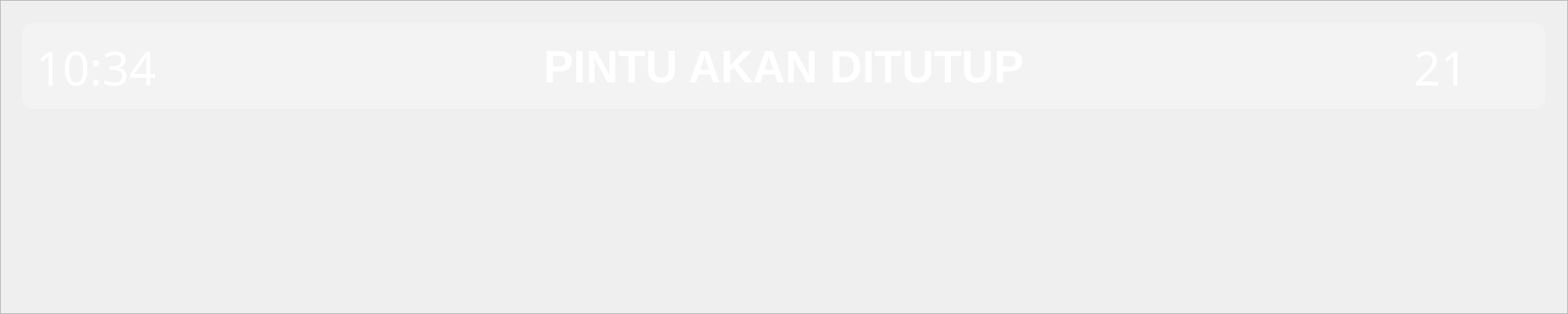
<?xml version="1.0" encoding="UTF-8"?>
<ui version="4.0">
 <class>DoorClose</class>
 <widget class="QMainWindow" name="DoorClose">
  <property name="geometry">
   <rect>
    <x>0</x>
    <y>0</y>
    <width>2000</width>
    <height>400</height>
   </rect>
  </property>
  <property name="windowTitle">
   <string>MainWindow</string>
  </property>
  <widget class="QWidget" name="centralwidget">
   <widget class="QFrame" name="door_open_frame">
    <property name="geometry">
     <rect>
      <x>0</x>
      <y>0</y>
      <width>2000</width>
      <height>400</height>
     </rect>
    </property>
    <property name="frameShape">
     <enum>QFrame::StyledPanel</enum>
    </property>
    <property name="frameShadow">
     <enum>QFrame::Raised</enum>
    </property>
    <widget class="QLabel" name="bg_image">
     <property name="geometry">
      <rect>
       <x>0</x>
       <y>0</y>
       <width>2000</width>
       <height>400</height>
      </rect>
     </property>
     <property name="text">
      <string/>
     </property>
     <property name="pixmap">
      <pixmap resource="../image/images.qrc">:/images/BG Door Close.png</pixmap>
     </property>
     <property name="scaledContents">
      <bool>false</bool>
     </property>
     <property name="alignment">
      <set>Qt::AlignCenter</set>
     </property>
    </widget>
    <widget class="QLabel" name="bg_header">
     <property name="geometry">
      <rect>
       <x>28</x>
       <y>29</y>
       <width>1943</width>
       <height>110</height>
      </rect>
     </property>
     <property name="styleSheet">
      <string notr="true">background-color: rgba(255, 255, 255, 63.75);
border-radius: 15px</string>
     </property>
     <property name="text">
      <string/>
     </property>
    </widget>
    <widget class="QLabel" name="clock_value">
     <property name="geometry">
      <rect>
       <x>20</x>
       <y>32</y>
       <width>205</width>
       <height>107</height>
      </rect>
     </property>
     <property name="font">
      <font>
       <family>Haettenschweiler</family>
       <pointsize>45</pointsize>
       <weight>50</weight>
       <italic>false</italic>
       <bold>false</bold>
       <underline>false</underline>
       <kerning>true</kerning>
      </font>
     </property>
     <property name="styleSheet">
      <string notr="true">color: rgb(255, 255, 255);</string>
     </property>
     <property name="text">
      <string>10:34</string>
     </property>
     <property name="alignment">
      <set>Qt::AlignCenter</set>
     </property>
    </widget>
    <widget class="QLabel" name="temperature_value">
     <property name="geometry">
      <rect>
       <x>1769</x>
       <y>32</y>
       <width>103</width>
       <height>107</height>
      </rect>
     </property>
     <property name="font">
      <font>
       <family>Haettenschweiler</family>
       <pointsize>45</pointsize>
       <weight>50</weight>
       <italic>false</italic>
       <bold>false</bold>
       <underline>false</underline>
       <kerning>true</kerning>
      </font>
     </property>
     <property name="styleSheet">
      <string notr="true">color: rgb(255, 255, 255);</string>
     </property>
     <property name="text">
      <string>21</string>
     </property>
     <property name="alignment">
      <set>Qt::AlignRight|Qt::AlignTrailing|Qt::AlignVCenter</set>
     </property>
    </widget>
    <widget class="QLabel" name="temperature_celcius">
     <property name="geometry">
      <rect>
       <x>1873</x>
       <y>32</y>
       <width>81</width>
       <height>107</height>
      </rect>
     </property>
     <property name="font">
      <font>
       <family>Haettenschweiler</family>
       <pointsize>55</pointsize>
       <weight>50</weight>
       <italic>false</italic>
       <bold>false</bold>
       <underline>false</underline>
       <kerning>true</kerning>
      </font>
     </property>
     <property name="styleSheet">
      <string notr="true">color: rgb(255, 255, 255);</string>
     </property>
     <property name="text">
      <string/>
     </property>
     <property name="pixmap">
      <pixmap resource="../image/images.qrc">:/images/℃.png</pixmap>
     </property>
     <property name="scaledContents">
      <bool>false</bool>
     </property>
     <property name="alignment">
      <set>Qt::AlignCenter</set>
     </property>
    </widget>
    <widget class="QLabel" name="door_open_value">
     <property name="geometry">
      <rect>
       <x>648</x>
       <y>32</y>
       <width>703</width>
       <height>107</height>
      </rect>
     </property>
     <property name="font">
      <font>
       <family>Tahoma</family>
       <pointsize>43</pointsize>
       <weight>75</weight>
       <bold>true</bold>
      </font>
     </property>
     <property name="styleSheet">
      <string notr="true">color: rgb(255, 255, 255);</string>
     </property>
     <property name="text">
      <string>PINTU AKAN DITUTUP</string>
     </property>
     <property name="alignment">
      <set>Qt::AlignCenter</set>
     </property>
    </widget>
    <widget class="QLabel" name="door_open_logo">
     <property name="geometry">
      <rect>
       <x>879</x>
       <y>210</y>
       <width>241</width>
       <height>124</height>
      </rect>
     </property>
     <property name="text">
      <string/>
     </property>
     <property name="pixmap">
      <pixmap resource="../image/images.qrc">:/images/Door Close.png</pixmap>
     </property>
     <property name="alignment">
      <set>Qt::AlignCenter</set>
     </property>
    </widget>
    <widget class="QLabel" name="right_arrow_logo">
     <property name="geometry">
      <rect>
       <x>523</x>
       <y>213</y>
       <width>151</width>
       <height>141</height>
      </rect>
     </property>
     <property name="text">
      <string/>
     </property>
     <property name="pixmap">
      <pixmap resource="../image/images.qrc">:/images/Arrow  Door Right.png</pixmap>
     </property>
    </widget>
    <widget class="QLabel" name="left_arrow_logo">
     <property name="geometry">
      <rect>
       <x>1353</x>
       <y>213</y>
       <width>151</width>
       <height>141</height>
      </rect>
     </property>
     <property name="text">
      <string/>
     </property>
     <property name="pixmap">
      <pixmap resource="../image/images.qrc">:/images/Arrow  Door Left.png</pixmap>
     </property>
    </widget>
   </widget>
  </widget>
 </widget>
 <resources>
  <include location="../image/images.qrc"/>
 </resources>
 <connections/>
</ui>
